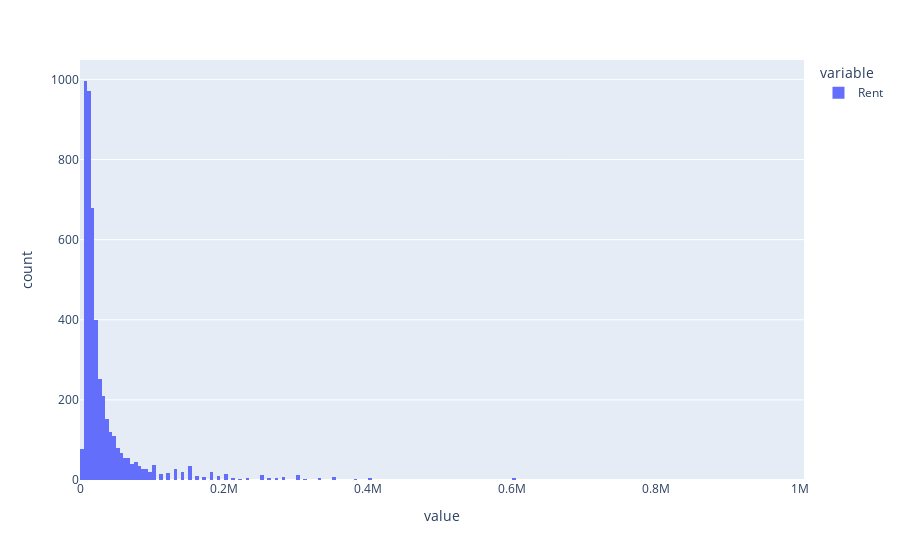

The notebook cell saved with this chart:
### Markdown cell above
right skwed so the use of log transormation is better

### Code cell
px.histogram(y)

### Figure 1 — Plotly figure (JSON) as saved in the notebook; plotly's stock layout.template omitted (floating-point values rounded to 4 significant figures; data arrays with more than 128 entries replaced by an {"elided": "..."} marker saying what was removed)
{"data": [{"alignmentgroup": "True", "bingroup": "x", "hovertemplate": "variable=Rent<br>value=%{x}<br>count=%{y}<extra></extra>", "legendgroup": "Rent", "marker": {"color": "#636efa", "pattern": {"shape": ""}}, "name": "Rent", "offsetgroup": "Rent", "orientation": "v", "showlegend": true, "type": "histogram", "x": {"elided": "4727 int values"}, "xaxis": "x", "yaxis": "y"}], "layout": {"barmode": "relative", "legend": {"title": {"text": "variable"}, "tracegroupgap": 0}, "margin": {"t": 60}, "xaxis": {"anchor": "y", "domain": [0, 1], "title": {"text": "value"}}, "yaxis": {"anchor": "x", "domain": [0, 1], "title": {"text": "count"}}}}
